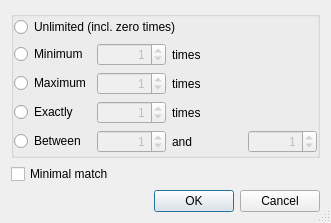
<ui version="4.0" >
 <class>PyRegExpWizardRepeatDialog</class>
 <widget class="QDialog" name="PyRegExpWizardRepeatDialog" >
  <property name="geometry" >
   <rect>
    <x>0</x>
    <y>0</y>
    <width>331</width>
    <height>223</height>
   </rect>
  </property>
  <property name="windowTitle" >
   <string>Number of repetitions</string>
  </property>
  <property name="sizeGripEnabled" >
   <bool>true</bool>
  </property>
  <layout class="QVBoxLayout" >
   <item>
    <widget class="QGroupBox" name="groupBox" >
     <property name="title" >
      <string/>
     </property>
     <property name="flat" >
      <bool>true</bool>
     </property>
     <layout class="QGridLayout" >
      <property name="margin" >
       <number>0</number>
      </property>
      <item row="2" column="2" >
       <widget class="QLabel" name="textLabel1_6" >
        <property name="text" >
         <string>times</string>
        </property>
       </widget>
      </item>
      <item row="3" column="2" >
       <widget class="QLabel" name="textLabel1_7" >
        <property name="text" >
         <string>times</string>
        </property>
       </widget>
      </item>
      <item row="1" column="2" >
       <widget class="QLabel" name="textLabel1_5" >
        <property name="text" >
         <string>times</string>
        </property>
       </widget>
      </item>
      <item row="4" column="1" >
       <widget class="QSpinBox" name="lowerSpin" >
        <property name="enabled" >
         <bool>false</bool>
        </property>
        <property name="alignment" >
         <set>Qt::AlignRight</set>
        </property>
        <property name="value" >
         <number>1</number>
        </property>
       </widget>
      </item>
      <item row="4" column="3" >
       <widget class="QSpinBox" name="upperSpin" >
        <property name="enabled" >
         <bool>false</bool>
        </property>
        <property name="alignment" >
         <set>Qt::AlignRight</set>
        </property>
        <property name="value" >
         <number>1</number>
        </property>
       </widget>
      </item>
      <item row="4" column="2" >
       <widget class="QLabel" name="textLabel6" >
        <property name="text" >
         <string>and</string>
        </property>
       </widget>
      </item>
      <item row="4" column="0" >
       <widget class="QRadioButton" name="betweenButton" >
        <property name="text" >
         <string>Between</string>
        </property>
       </widget>
      </item>
      <item row="3" column="1" >
       <widget class="QSpinBox" name="exactSpin" >
        <property name="enabled" >
         <bool>false</bool>
        </property>
        <property name="alignment" >
         <set>Qt::AlignRight</set>
        </property>
        <property name="value" >
         <number>1</number>
        </property>
       </widget>
      </item>
      <item row="3" column="0" >
       <widget class="QRadioButton" name="exactButton" >
        <property name="text" >
         <string>Exactly</string>
        </property>
       </widget>
      </item>
      <item row="2" column="1" >
       <widget class="QSpinBox" name="maxSpin" >
        <property name="enabled" >
         <bool>false</bool>
        </property>
        <property name="alignment" >
         <set>Qt::AlignRight</set>
        </property>
        <property name="value" >
         <number>1</number>
        </property>
       </widget>
      </item>
      <item row="2" column="0" >
       <widget class="QRadioButton" name="maxButton" >
        <property name="text" >
         <string>Maximum</string>
        </property>
       </widget>
      </item>
      <item row="1" column="0" >
       <widget class="QRadioButton" name="minButton" >
        <property name="text" >
         <string>Minimum</string>
        </property>
       </widget>
      </item>
      <item row="1" column="1" >
       <widget class="QSpinBox" name="minSpin" >
        <property name="enabled" >
         <bool>false</bool>
        </property>
        <property name="alignment" >
         <set>Qt::AlignRight</set>
        </property>
        <property name="value" >
         <number>1</number>
        </property>
       </widget>
      </item>
      <item row="0" column="0" colspan="4" >
       <widget class="QRadioButton" name="unlimitedButton" >
        <property name="text" >
         <string>Unlimited (incl. zero times)</string>
        </property>
       </widget>
      </item>
     </layout>
    </widget>
   </item>
   <item>
    <widget class="QCheckBox" name="minimalCheckBox" >
     <property name="text" >
      <string>Minimal match</string>
     </property>
    </widget>
   </item>
   <item>
    <widget class="QDialogButtonBox" name="buttonBox" >
     <property name="orientation" >
      <enum>Qt::Horizontal</enum>
     </property>
     <property name="standardButtons" >
      <set>QDialogButtonBox::Cancel|QDialogButtonBox::Ok</set>
     </property>
    </widget>
   </item>
  </layout>
 </widget>
 <pixmapfunction>qPixmapFromMimeSource</pixmapfunction>
 <tabstops>
  <tabstop>unlimitedButton</tabstop>
  <tabstop>minButton</tabstop>
  <tabstop>minSpin</tabstop>
  <tabstop>maxButton</tabstop>
  <tabstop>maxSpin</tabstop>
  <tabstop>exactButton</tabstop>
  <tabstop>exactSpin</tabstop>
  <tabstop>betweenButton</tabstop>
  <tabstop>lowerSpin</tabstop>
  <tabstop>upperSpin</tabstop>
  <tabstop>minimalCheckBox</tabstop>
 </tabstops>
 <resources/>
 <connections>
  <connection>
   <sender>minButton</sender>
   <signal>toggled(bool)</signal>
   <receiver>minSpin</receiver>
   <slot>setEnabled(bool)</slot>
   <hints>
    <hint type="sourcelabel" >
     <x>53</x>
     <y>43</y>
    </hint>
    <hint type="destinationlabel" >
     <x>121</x>
     <y>47</y>
    </hint>
   </hints>
  </connection>
  <connection>
   <sender>maxButton</sender>
   <signal>toggled(bool)</signal>
   <receiver>maxSpin</receiver>
   <slot>setEnabled(bool)</slot>
   <hints>
    <hint type="sourcelabel" >
     <x>58</x>
     <y>68</y>
    </hint>
    <hint type="destinationlabel" >
     <x>117</x>
     <y>67</y>
    </hint>
   </hints>
  </connection>
  <connection>
   <sender>exactButton</sender>
   <signal>toggled(bool)</signal>
   <receiver>exactSpin</receiver>
   <slot>setEnabled(bool)</slot>
   <hints>
    <hint type="sourcelabel" >
     <x>61</x>
     <y>114</y>
    </hint>
    <hint type="destinationlabel" >
     <x>162</x>
     <y>114</y>
    </hint>
   </hints>
  </connection>
  <connection>
   <sender>betweenButton</sender>
   <signal>toggled(bool)</signal>
   <receiver>lowerSpin</receiver>
   <slot>setEnabled(bool)</slot>
   <hints>
    <hint type="sourcelabel" >
     <x>60</x>
     <y>143</y>
    </hint>
    <hint type="destinationlabel" >
     <x>162</x>
     <y>143</y>
    </hint>
   </hints>
  </connection>
  <connection>
   <sender>betweenButton</sender>
   <signal>toggled(bool)</signal>
   <receiver>upperSpin</receiver>
   <slot>setEnabled(bool)</slot>
   <hints>
    <hint type="sourcelabel" >
     <x>61</x>
     <y>143</y>
    </hint>
    <hint type="destinationlabel" >
     <x>322</x>
     <y>143</y>
    </hint>
   </hints>
  </connection>
  <connection>
   <sender>buttonBox</sender>
   <signal>accepted()</signal>
   <receiver>PyRegExpWizardRepeatDialog</receiver>
   <slot>accept()</slot>
   <hints>
    <hint type="sourcelabel" >
     <x>19</x>
     <y>190</y>
    </hint>
    <hint type="destinationlabel" >
     <x>19</x>
     <y>211</y>
    </hint>
   </hints>
  </connection>
  <connection>
   <sender>buttonBox</sender>
   <signal>rejected()</signal>
   <receiver>PyRegExpWizardRepeatDialog</receiver>
   <slot>reject()</slot>
   <hints>
    <hint type="sourcelabel" >
     <x>61</x>
     <y>192</y>
    </hint>
    <hint type="destinationlabel" >
     <x>61</x>
     <y>210</y>
    </hint>
   </hints>
  </connection>
 </connections>
</ui>
